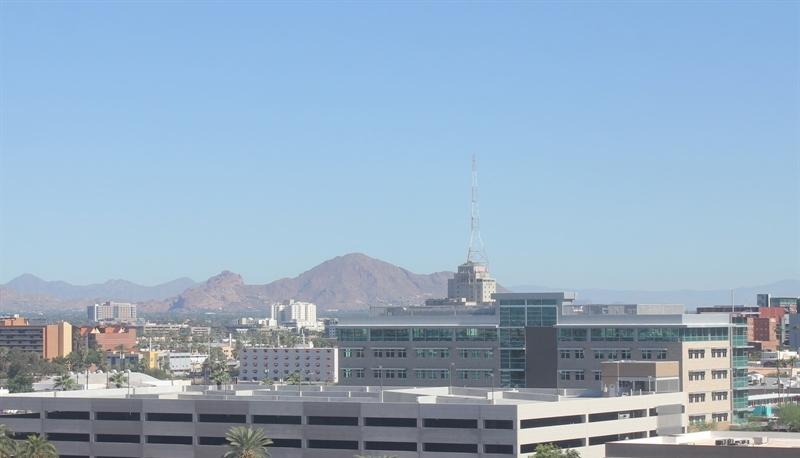
#> input picture 9.Computer Vision and Machine Learning/Lesson 1 Computer Vision and Machine Learning/Notebook Accuracy and Misclassification/day_night_images/training/day/20151101_191801.jpg, 800 x 458 px; its folder holds only this picture in this run
$ jupyter execute --allow-errors 'Accuracy and Misclassification-zh.ipynb'   (shell and % lines are left out)
#> lines starting #> are read from the running program, lines starting #| are printed output that depends on the picture
### 9.Computer Vision and Machine Learning/Lesson 1 Computer Vision and Machine Learning/Notebook Classification/helpers.py
# Helper functions

import os
import glob # library for loading images from a directory
import matplotlib.image as mpimg

import cv2


# This function loads in images and their labels and places them in a list
# The list contains all images and their associated labels
# For example, after data is loaded, im_list[0][:] will be the first image-label pair in the list
def load_dataset(image_dir):

    # Populate this empty image list
#> called with image_dir = 'day_night_images/training/'
    im_list = []
    image_types = ["day", "night"]

    # Iterate through each color folder
    for im_type in image_types:

        # Iterate through each image file in each image_type folder
        # glob reads in any image with the extension "image_dir/im_type/*"
        for file in glob.glob(os.path.join(image_dir, im_type, "*")):

            # Read in the image
            im = mpimg.imread(file)
#> im is the input picture: shape (458, 800, 3); mean R, G, B 149.3, 173, 195.4

            # Check if the image exists/if it's been correctly read-in
            if not im is None:
                # Append the image, and it's type (red, green, yellow) to the image list
                im_list.append((im, im_type))

    return im_list


## Standardize the input images
# Resize each image to the desired input size: 600x1100px (hxw).

## Standardize the output
# With each loaded image, we also specify the expected output.
# For this, we use binary numerical values 0/1 = night/day.


# This function should take in an RGB image and return a new, standardized version
# 600 height x 1100 width image size (px x px)
def standardize_input(image):

    # Resize image and pre-process so that all "standard" images are the same size
    standard_im = cv2.resize(image, (1100, 600))

    return standard_im


# Examples:
# encode("day") should return: 1
# encode("night") should return: 0
def encode(label):

    numerical_val = 0
    if(label == 'day'):
        numerical_val = 1
    # else it is night and can stay 0

    return numerical_val

# using both functions above, standardize the input images and output labels
def standardize(image_list):

    # Empty image data array
    standard_list = []

    # Iterate through all the image-label pairs
    for item in image_list:
        image = item[0]
        label = item[1]

        # Standardize the image
        standardized_im = standardize_input(image)

        # Create a numerical label
        binary_label = encode(label)

        # Append the image, and it's one hot encoded label to the full, processed list of image data
        standard_list.append((standardized_im, binary_label))

    return standard_list


### 9.Computer Vision and Machine Learning/Lesson 1 Computer Vision and Machine Learning/Notebook Accuracy and Misclassification/Accuracy and Misclassification-zh.ipynb
# 昼夜图像分类器
---

昼夜图像数据集由200个RGB彩色图像组成，分为两类：白天图像和夜晚图像。每个例子都有相同的数字：100个日图像和100个夜图像。

我们希望建立一个分类器，可以把这些图像准确地标记为白天或黑夜。要完成这个任务，我们需要找出这两种图像之间的显著性特征！

*注：所有图像都来自 [AMOS 数据集](http://cs.uky.edu/~jacobs/datasets/amos/) （众多户外场景档案）。*

### 导入资源

在开始使用项目代码之前，请导入你需要的库和资源。

[cell 1]
import cv2 # computer vision library
import helpers

import numpy as np
import matplotlib.pyplot as plt
import matplotlib.image as mpimg

## 训练并测试数据
200张日/夜的图像被分成训练和测试数据集。

* 这些图像中的60％是训练图像，供你在创建分类器时使用。
* 另外40％是测试图像，将用于测试分类器的准确度。

首先，我们设置一些变量来跟踪图像的存储位置：

image_dir_training: 我们保存训练集的路径
image_dir_test: 我们保存测试集的路径

[cell 2]
# Image data directories
image_dir_training = "day_night_images/training/"
image_dir_test = "day_night_images/test/"

## 加载数据集

前几行代码将加载训练日/夜图像，并将它们全部存储在变量`IMAGE_LIST`中。 该列表包含图像及其相关标签（“日”或“夜”）。

例如， `IMAGE_LIST` 中的第一个图像标签对可以通过索引访问：

[cell 3]
# Using the load_dataset function in helpers.py
# Load training data
IMAGE_LIST = helpers.load_dataset(image_dir_training)
#> IMAGE_LIST = 2 items

## 构建输入图像和输出标签的`STANDARDIZED_LIST` 函数

该函数将输入一个图像标签对列表，并输出一个包含调整过的图像和数字标签的 **标准** 列表。

[cell 4]
# Standardize all training images
STANDARDIZED_LIST = helpers.standardize(IMAGE_LIST)
#> the loop in standardize, `for item in image_list:` made 2 passes
#> (label, numerical_val in encode, binary_label) on passes 1 to 2: ('day', 1, 1), ('night', 0, 0)
#> pass 1, in standardize_input, `standard_im = cv2.resize(image, (1100, 600))`:
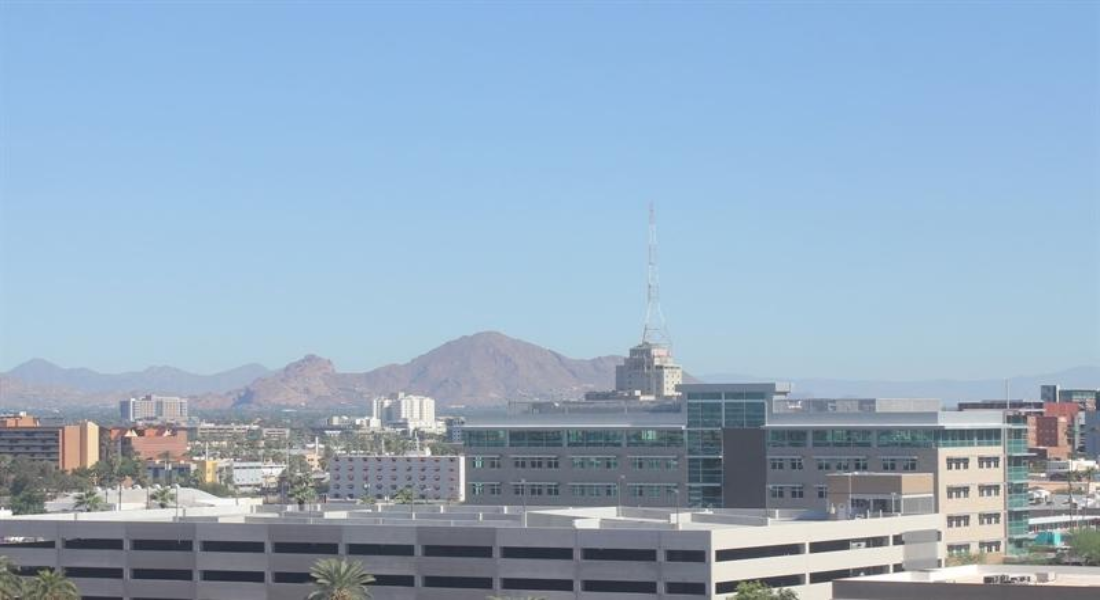
#> standard_im: shape (600, 1100, 3); mean R, G, B 149.2, 173, 195.3
#> pass 2, in standardize_input (call 2), `standard_im = cv2.resize(image, (1100, 600))`:
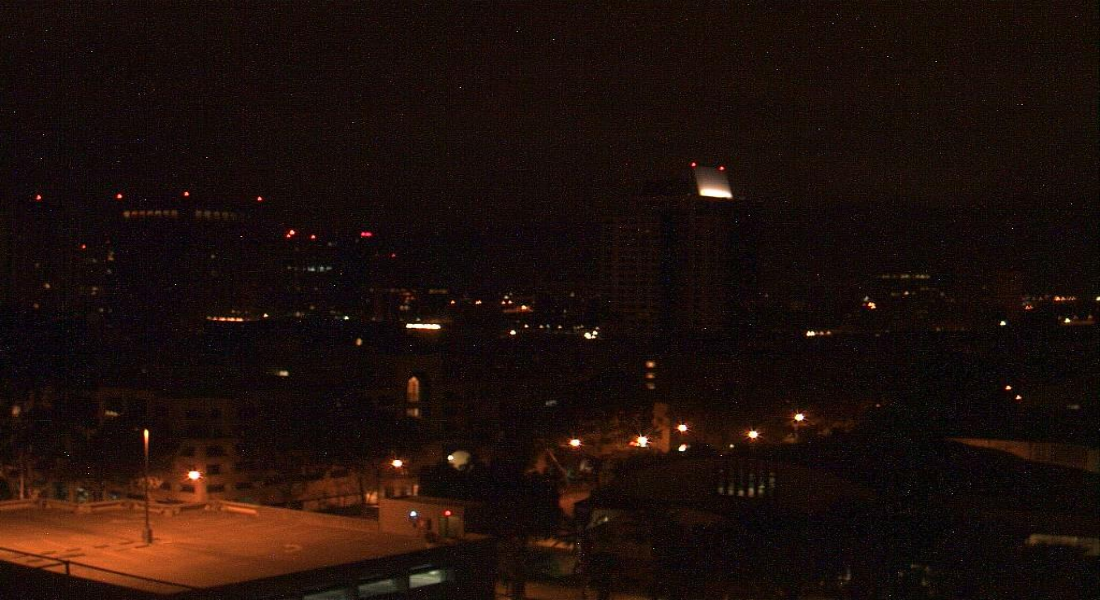
#> standard_im: shape (600, 1100, 3); mean R, G, B 29.4, 15, 10.6
#> STANDARDIZED_LIST = 2 items

## 将标准化数据可视化

显示一个来自STANDARDIZED_LIST的标准化图片。

[cell 5]
# Display a standardized image and its label

# Select an image by index
image_num = 0
selected_image = STANDARDIZED_LIST[image_num][0]
selected_label = STANDARDIZED_LIST[image_num][1]
#> selected_label = 1

# Display image and data about it
plt.imshow(selected_image)
print("Shape: "+str(selected_image.shape))
#| Shape: (600, 1100, 3)
print("Label [1 = day, 0 = night]: " + str(selected_label))
#| Label [1 = day, 0 = night]: 1

Shape: (600, 1100, 3)
Label [1 = day, 0 = night]: 1

# 特征提取

创建一个表示图像亮度的特征。我们将使用HSV颜色空间提取**平均亮度**。具体来说，我们将使用V通道（亮度测量），将V通道中的像素值相加，然后将该总和除以图像的面积，从而获得该图像的平均值。

---
###  使用V通道查找平均亮度

该函数会输入 **标准化** 的RGB图像并返回一个代表图像亮度平均水平的特征（单个值）。我们将使用此值将图像分类为白天或夜晚。

[cell 6]
# Find the average Value or brightness of an image
def avg_brightness(rgb_image):
    # Convert image to HSV
    hsv = cv2.cvtColor(rgb_image, cv2.COLOR_RGB2HSV)

    # Add up all the pixel values in the V channel
    sum_brightness = np.sum(hsv[:,:,2])
    area = 600*1100.0  # pixels

    # find the avg
    avg = sum_brightness/area

    return avg

[cell 7]
# Testing average brightness levels
# Look at a number of different day and night images and think about
# what average brightness value separates the two types of images

# As an example, a "night" image is loaded in and its avg brightness is displayed
image_num = 190
#> (the rest of this cell did not finish here and is left out)

Avg brightness: 35.2170090909

<matplotlib.image.AxesImage at 0x14525e518>

# 分类和可视化误差

在本节中，我们将把我们的平均亮度特征转换为一个分类器，该分类器输入一个标准化图像并返回该图像的一个`predicted_label`。这个 `estimate_label` 函数应该返回一个值：0或1（分别代表夜晚或白天）。

---
### TODO: 建立一个完整的分类器

完成以下代码，实现当给到某个RGB图像时，能返回预估的分类标签。

[cell 8]
# This function should take in RGB image input
def estimate_label(rgb_image):

    # Extract average brightness feature from an RGB image
    avg = avg_brightness(rgb_image)

    # Use the avg brightness feature to predict a label (0, 1)
    predicted_label = 0
    threshold = 120
    if(avg > threshold):
        # if the average brightness is above the threshold value, we classify it as "day"
        predicted_label = 1
    # else, the pred-cted_label can stay 0 (it is predicted to be "night")

    return predicted_label

## 测试分类器

下面我们将要使用我们在notebook开始时放置的测试数据集，来测试你的分类算法！

由于我们使用了非常简单的亮度特征，因此可能不希望此分类器100％准确。我们的目标是使用这一函数，使准确度达到75-85％左右。

### 测试数据集

下面，我们加载测试数据集，使用上面定义的`standardize`函数对其进行标准化，然后对其进行**混洗**；这确保了顺序不会对测试准确度测试造成影响。

[cell 9]
import random

# Using the load_dataset function in helpers.py
# Load test data
TEST_IMAGE_LIST = helpers.load_dataset(image_dir_test)
#> TEST_IMAGE_LIST = 2 items

# Standardize the test data
STANDARDIZED_TEST_LIST = helpers.standardize(TEST_IMAGE_LIST)
#> the loop in standardize (call 2), `for item in image_list:` made 2 passes
#> STANDARDIZED_TEST_LIST = 2 items

# Shuffle the standardized test data
random.shuffle(STANDARDIZED_TEST_LIST)

## 确定准确度

将你的分类算法（也称为“模型”）的输出与真实标签进行比较并确定准确度。

此代码将所有错误分类的图像、其预测标签以及它们的真实标签存储在名为`misclassified`的列表中。

[cell 10]
# Constructs a list of misclassified images given a list of test images and their labels
def get_misclassified_images(test_images):
    # Track misclassified images by placing them into a list
    misclassified_images_labels = []

    # Iterate through all the test images
    # Classify each image and compare to the true label
    for image in test_images:

        # Get true data
        im = image[0]
        true_label = image[1]

        # Get predicted label from your classifier
        predicted_label = estimate_label(im)

        # Compare true and predicted labels
        if(predicted_label != true_label):
            # If these labels are not equal, the image has been misclassified
            misclassified_images_labels.append((im, predicted_label, true_label))
#> this loop made 2 passes
#> (true_label, predicted_label, threshold in estimate_label) on passes 1 to 2: (1, 1, 120), (0, 0, 120)
#> after the loop, misclassified_images_labels = []

    # Return the list of misclassified [image, predicted_label, true_label] values
    return misclassified_images_labels

[cell 11]
# Find all misclassified images in a given test set
MISCLASSIFIED = get_misclassified_images(STANDARDIZED_TEST_LIST)
#> MISCLASSIFIED = []

# Accuracy calculations
total = len(STANDARDIZED_TEST_LIST)
#> total = 2
num_correct = total - len(MISCLASSIFIED)
#> num_correct = 2
accuracy = num_correct/total
#> accuracy = 1

print('Accuracy: ' + str(accuracy))
#| Accuracy: 1.0
print("Number of misclassified images = " + str(len(MISCLASSIFIED)) +' out of '+ str(total))
#| Number of misclassified images = 0 out of 2
